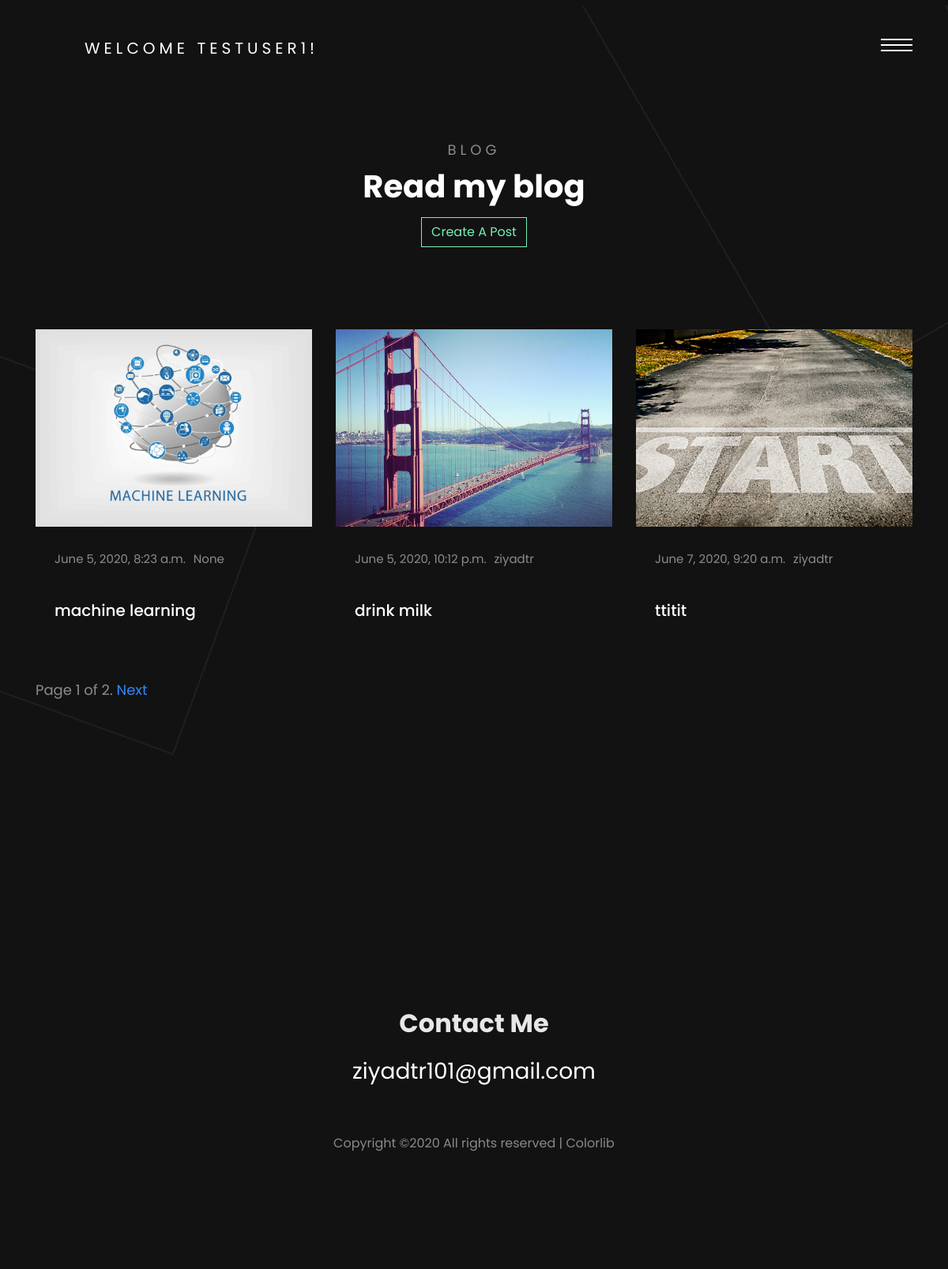
Screenshot of /blog/ (signed in) with the database file from the repository.
### blog/models.py (models this page shows, shortened)
class Post(models.Model):
	user = models.ForeignKey(User, on_delete=models.CASCADE, null=True)
	title = models.CharField(max_length=100, null=True)
	content = RichTextField(blank=True, null=True)
	img = models.ImageField(null=True, blank=True)
	date_created = models.DateTimeField(auto_now_add=True, null=True)
	tag = models.ManyToManyField(Tag)

### blog/views.py (the view)
# urls.py: path('', views.blog_home, name='blog-home'),
def blog_home(request):
	posts = Post.objects.all()
	paginator = Paginator(posts, 3)
	page = request.GET.get('page')
	try:
		posts_per_page = paginator.page(page)
	except PageNotAnInteger:
		posts_per_page = paginator.page(1)
	except EmptyPage:
		posts_per_page = paginator.page(paginator.num_pages)
	context = {'posts': posts_per_page, 'page': page}
	return render(request, 'blog/home.html', context)

### blog/templates/blog/home.html (shortened to what this page needs)
{% extends 'blog/base.html' %}
{% load static %}
{% block content %}
<div class="KW_progressContainer">
</div>
<div class="page">
  <div id="colorlib-page">
    <section class="ftco-section">
      <div class="container mt-5">
        <div class="row justify-content-center mb-5 pb-5">
          <div class="col-md-7 text-center heading-section ftco-animate">
            <span>Blog</span>
            <h2>Read my blog</h2>
            {% if request.user.is_authenticated %}
            <div>
              <h4><a class="btn btn-outline-primary" href="{% url 'create-post' %}">Create A Post</a></h4>
            </div>
            {% endif %}
          </div>
        </div>
        <div class="row">
          {% for post in posts %}
          <div class="col-md-4 ftco-animate">
            <div class="blog-entry">
              <a href="{% url 'post-details' post.id %}" class="block-20" style="background-image: url('{{post.img.url}}');">
              </a>
              <div class="text p-4 d-block">
                <div class="meta mb-3">
                  <div><p>{{post.date_created}}</p></div>
                  <div><p>{{post.user}}</p></div>
                </div>
                <h3 class="heading"><a href="#">{{post.title}}</a></h3>
              </div>
            </div>
          </div>
          {% endfor %}
        </div>
{% include "blog/pagination.html" with page=posts %}
      </div>
    </section>
  </div>
</div>
{% endblock content %}

### blog/templates/blog/base.html (shortened to what this page needs)
{% load static %}
<!DOCTYPE html>
<html lang="en">
  <head>
    <link rel="stylesheet" href="{% static 'css/open-iconic-bootstrap.min.css' %}">
    <link rel="stylesheet" href="{% static 'css/animate.css' %}">
    <link rel="stylesheet" href="{% static  'css/owl.theme.default.min.css' %}">
    <link rel="stylesheet" href="{% static 'css/magnific-popup.css' %}">
    <link rel="stylesheet" href="{% static 'css/aos.css' %}">
    <link rel="stylesheet" href="{% static 'css/ionicons.min.css' %}">
    <link rel="stylesheet" href="{% static 'css/bootstrap-datepicker.css' %}">
    <link rel="stylesheet" href="{% static 'css/jquery.timepicker.css' %}">
    <link rel="stylesheet" href="{% static 'css/flaticon.css' %}">
    <link rel="stylesheet" href="{% static 'css/icomoon.css' %}">
    <link rel="stylesheet" href="{% static 'css/style.css' %}">
  </head>
  <body>
    <header>
    <div class="container">
      <div class="row">
        <div class="col-md-12">
          <div class="colorlib-navbar-brand">
            {% if request.user.is_authenticated %}
            <a class="colorlib-logo" href="#">Welcome {{request.user.username}}!</a>
            {% endif %}
          </div>
          <a href="#" class="js-colorlib-nav-toggle colorlib-nav-toggle"><i></i></a>
        </div>
      </div>
    </div>
  </header>
    {% block content %}
    {% endblock content %}
    <footer class="ftco-footer ftco-bg-dark ftco-section">
        <div class="container">
          <div class="row mb-5 justify-content-center">
            <div class="col-md-5 text-center">
              <div class="ftco-footer-widget mb-5">
                <ul class="ftco-footer-social list-unstyled">
                </ul>
              </div>
              <div class="ftco-footer-widget">
                <h2 class="mb-3">Contact Me</h2>
                <p class="h3 email"><a href="#">ziyadtr101@gmail.com</a></p>
              </div>
            </div>
          </div>
          <div class="row">
            <div class="col-md-12 text-center">
              <p>
      Copyright &copy;<script>document.write(new Date().getFullYear());</script> All rights reserved | <a href="https://colorlib.com" target="_blank">Colorlib</a>
            </div>
          </div>
        </div>
      </footer>
  </body>
</html>

### rows the page displays
Post: img (picture), date_created "June 5, 2020, 8:23 a.m.", user "None", title "machine learning"
Post: img (picture), date_created "June 5, 2020, 10:12 p.m.", user "ziyadtr", title "drink milk"
Post: img (picture), date_created "June 7, 2020, 9:20 a.m.", user "ziyadtr", title "ttitit"

### other values shown
{{ request.user.username }} "TESTUSER1"
{{ page.number }} "1"
{{ page.paginator.num_pages }} "2"
